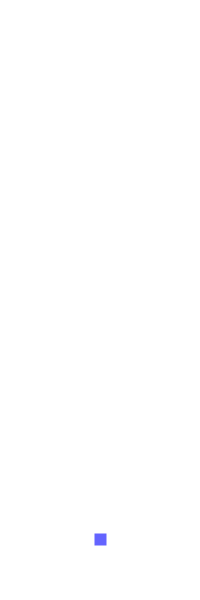
Frame 1 (no input)
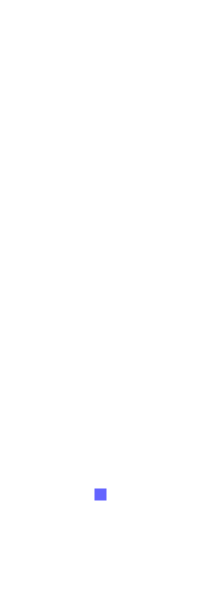
Frame 60 (the mouse pressed at the canvas centre just before this capture)
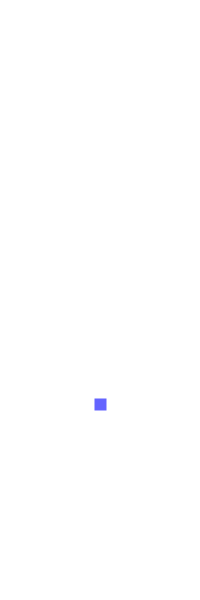
Frame 120 (the mouse held since frame 60 and released just before this capture)

The Processing sketch that drew these frames (run headless with seeded random() and noise(); from frame 60 on, the mouse is pressed at the canvas centre):

// Processing sketch: exercise2_1
// ── exercise2_1.pde
class Balloon {
  PVector size,
  position,
  velocity,
  acceleration;
  color strokeColor,
  fillColor;
  float strokeWeight,
  maxVelocity;
  
  Balloon(PVector size, PVector position, PVector velocity, PVector acceleration, color strokeColor, color fillColor, float strokeWeight, float maxVelocity) {
    this.size = size;
    this.position = position;
    this.velocity = velocity;
    this.acceleration = acceleration;
    this.strokeColor = strokeColor;
    this.fillColor = fillColor;
    this.strokeWeight = strokeWeight;
    this.maxVelocity = maxVelocity;
  }
  
  Balloon() {
    this.size = new PVector(0, 0);
    this.position = new PVector(0, 0);
    this.velocity = new PVector(0, 0);
    this.acceleration = new PVector(0, 0);
    this.strokeColor = color(0, 0, 0, 1);
    this.fillColor = color(0, 0, 0, 1);
    this.strokeWeight = 0;
  }
  
  void limitVelocity() {
    if(Math.abs(this.velocity.x) > maxVelocity)
      this.velocity.x = (this.velocity.x / Math.abs(this.velocity.x)) * maxVelocity;
    if(Math.abs(this.velocity.y) > maxVelocity)
      this.velocity.y = (this.velocity.y / Math.abs(this.velocity.y)) * maxVelocity;
  }
  
  void checkBounds(float x1, float y1, float x2, float y2) {    
    if(this.position.x < x1) {
      this.position.x = x1;
      this.velocity.x *= -1;
    }
    if(this.position.x + this.size.x > x2) {
      this.position.x = x2 - this.size.x;
      this.velocity.x *= -1;
    }
    if(this.position.y < y1) {
      this.position.y = y1;
      this.velocity.y *= -1;
    }
    if(this.position.y + this.size.y > y2) {
      this.position.y = y2 - this.size.y;
      this.velocity.y *= -1;
    }
  }
  
  void checkBounds(PVector lower, PVector upper) {
    this.checkBounds(lower.x, lower.y, upper.x, upper.y);
  }
  
  void addForce(PVector force) {
    this.acceleration.add(force);
  }
  
  void stepVelocity() {
    this.velocity.add(this.acceleration);
  }
  
  void stepPosition() {
    this.position.add(this.velocity);
  }
  
  void stepAll() {
    this.stepVelocity();
    this.limitVelocity();
    this.stepPosition();
  }
  
  void sketch() {
    fill(this.strokeColor);
    stroke(this.strokeColor);
    strokeWeight(this.strokeWeight);
    rect(this.position.x, this.position.y, this.size.x, this.size.y);
  }
  
  
}

Balloon balloon;

void setup() {
  size(200, 600);
  background(255);
  balloon = new Balloon();
  balloon.size.set(10, 10);
  balloon.position.set((width / 2) - (balloon.size.x / 2), (height * .9) - (balloon.size.y / 2));
  balloon.acceleration.add(0, -.025);
  balloon.strokeColor = color(100, 100, 255);
  balloon.strokeWeight = 2;
  balloon.maxVelocity = 1.5;
}

void draw() {
  background(255);
  balloon.stepAll();
  balloon.checkBounds(0, 0, 200, 600);
  balloon.sketch();
}

void keyPressed() {
  if(keyCode == LEFT)
    balloon.acceleration.add(-.01, 0);
  else if(keyCode == RIGHT)
    balloon.acceleration.add(.01, 0);
}
